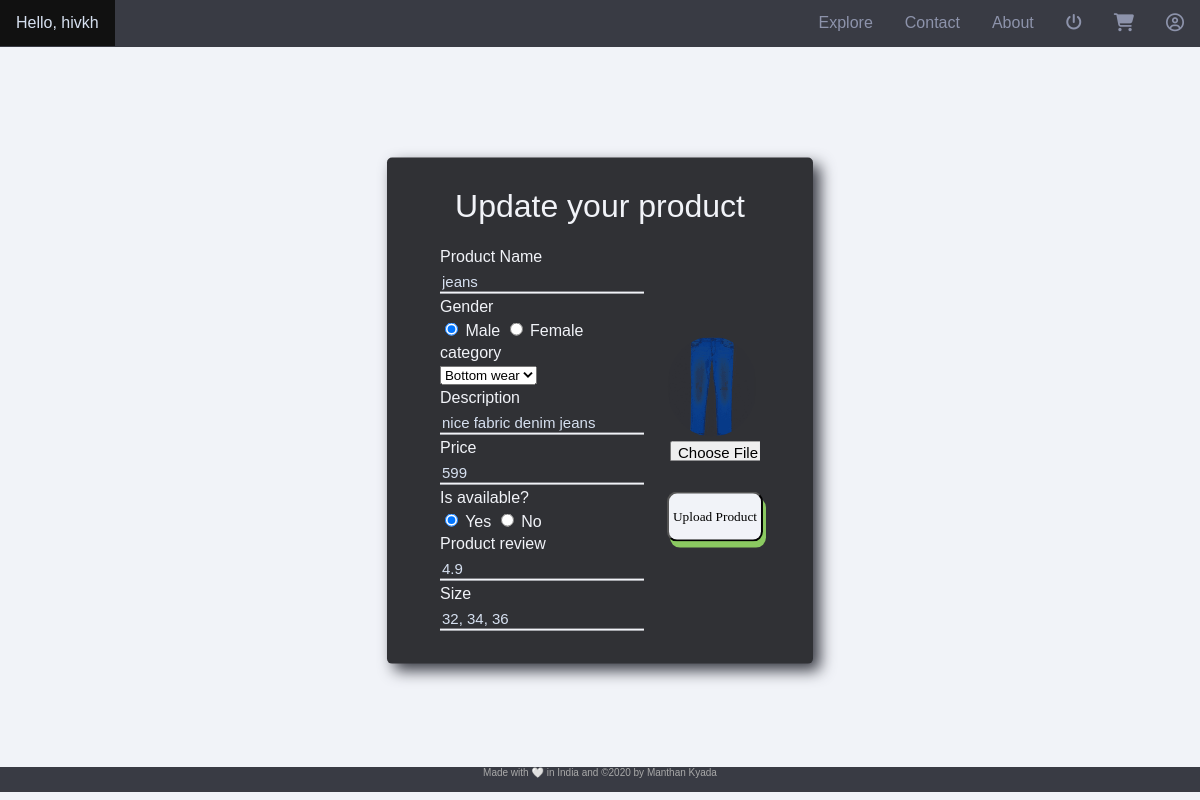
The app's page /authentication/product_edit.php?id=4 (signed in) with its own data.
### tables this page shows
CREATE TABLE `products` (
  `id` int(20) NOT NULL,
  `name` varchar(30) NOT NULL,
  `seller` varchar(60) NOT NULL,
  `gender` varchar(10) NOT NULL,
  `category` varchar(30) NOT NULL,
  `description` varchar(200) NOT NULL,
  `price` float NOT NULL,
  `is_available` varchar(10) NOT NULL,
  `product_review` float NOT NULL,
  `size` varchar(60) NOT NULL,
  `image` varchar(400) NOT NULL
);

### authentication/product_edit.php (the view, shortened to what this page needs)
<?php
include '../database/connection.php';
$id = $_GET['id'];
$row = $db->query("SELECT * FROM `products` WHERE `id`='$id'");
$product = $row->fetch_object();
$image = $product->image;
?>
<!DOCTYPE html>
<html lang="en">
<head>
    <link rel="stylesheet" href="../assets/style/style.css">
</head>
<body>
    <?php include '../includes/header.php'; ?>
    <div class="container" style="transform: translate(-50%,-40%); padding: 30px 50px;">
        <div class="header">Update your product</div>
        <form method="post" enctype="multipart/form-data" autocomplete="off">
            <div style="display: flex;">
                <table>
                    <tr>
                        <td><label for="product_name" id="product_name_label">Product Name</label></td>
                    </tr>
                    <tr>
                        <td><input type="text" name="product_name" id="product_name" value="<?php echo $product->name; ?>"></td>
                    </tr>
                    <tr>
                        <td><label for="gender" id="gender_label">Gender</label></td>
                    </tr>
                    <tr>
                        <td>
                            <input type="radio" name="gender" id="male" value="male" <?php if ($product->gender == 'male') {
                                                                                            echo "checked";
                                                                                        } ?>>
                            <label for="male">Male</label>
                            <input type="radio" name="gender" id="female" value="female" <?php if ($product->gender == 'female') {
                                                                                                echo "checked";
                                                                                            } ?>>
                            <label for="female">Female</label>
                        </td>
                    </tr>
                    <tr>
                        <td><label for="category" id="category_label">category</label></td>
                    </tr>
                    <tr>
                        <td><select name="category" id="category">
                                <option value="bottom wear" <?php if ($product->category == 'bottom wear') {
                                                                echo "selected";
                                                            } ?>>Bottom wear</option>
                            </select></td>
                    </tr>
                    <tr>
                        <td><label for="description" id="description_label">Description</label></td>
                    </tr>
                    <tr>
                        <td><input type="text" name="description" id="description" value="<?php echo $product->description; ?>"></td>
                    </tr>
                    <tr>
                        <td><label for="price" id="price_label">Price</label></td>
                    </tr>
                    <tr>
                        <td><input type="number" id="price" name="price" min="10" value="<?php echo $product->price; ?>"></td>
                    </tr>
                    <tr>
                        <td> <label for="is_available" id="is_available_label">Is available?</label></td>
                    </tr>
                    <tr>
                        <td><input type="radio" name="is_available" id="yes" value="yes" <?php if ($product->is_available == 'yes') {
                                                                                                echo "checked";
                                                                                            } ?>>
                            <label for="yes">Yes</label>
                            <input type="radio" name="is_available" id="no" value="no" <?php if ($product->is_available == 'no') {
                                                                                            echo "checked";
                                                                                        } ?>>
                            <label for="no">No</label></td>
                    </tr>
                    <tr>
                        <td> <label for="review" id="review_label">Product review</label></td>
                    </tr>
                    <tr>
                        <td><input type="number" min="0.0" max="5.0" step="any" name="review" id="review" value="<?php echo $product->product_review; ?>"></td>
                    </tr>
                    <tr>
                        <td><label for="size" id="size_label">Size</label></td>
                    </tr>
                    <tr>
                        <td><input type="text" name="size" id="size" value="<?php echo $product->size; ?>"></td>
                    </tr>
                </table>
                <div style="align-self:center ; margin-left: 20px;">
                    <div>
                        <img src="../assets/product_photo/<?php
                                                            if (strlen($image) == 10) {
                                                                echo "product.jpg";
                                                            } else {
                                                                echo $image;
                                                            }
                                                            ?>" style="height: 100px; border-radius: 50%; ">
                    </div>
                    <div style="text-align: center;">
                        <input type="file" id="user_image" name="user_image" accept="image/x-png,image/jpg,image/jpeg" style="max-width: 90px;">
                    </div>
                    <div><button id="submit" class="upload" type="submit" name="submit" value="submit" style="margin-top: 30px; height: 50px; font-family: poppins; background-color: #f1f3f8; border-radius: 10px;">Upload Product</button></div>
                </div>
            </div>
        </form>
    </div>
    <div class="footer"><?php include '../includes/footer.php'; ?></div>

### assets/style/style.css (style rules this page uses)
body { background-color: #f1f3f8; margin: 0; padding: 0; box-sizing: border-box; font-family: 'poppins',sans-serif; }
.container { background-color: #303135; color: #f1f3f8; border-radius: 5px; padding: 30px; position: absolute; top: 45%; left: 50%; transform: translate(-50%,-50%); box-shadow: 7px 7px 15px #393b44; }
.header { text-align: center; margin-bottom: 20px; font-size: xx-large; }
input { color: #f1f3f8; }
#username,#password,#confirmpassword,#mobile,#email,#user_image,#address,#product_name,#description,#price,#review,#size { width: 200px; height: 20px; font-size: 15px; border: none; border-bottom: 2px solid #f1f3f8; background-color: transparent; }
#user_image { max-width: 200px; border: none; }
#submit { width: 100%; margin-top: 15px; padding: 4px; }
input { color: #d6e0f0; }
.footer { margin-top: 90vh; height: 25px; width: 100%; position: static; bottom: 0px; background-color: #393b44; color: darkgray; font-size: 10px; text-align: center; }
.upload { box-shadow:3px 6px #8bca61; }

### records on screen
products: product_name "jeans", gender "☑ Male", gender "☐ Female", category "Bottom wear", description "nice fabric denim jeans", price "599", is_available "☑ Yes", is_available "☐ No", review "4.9", size "32, 34, 36", image (picture)

### other values on screen
$_SESSION['username'] "hivkh"
